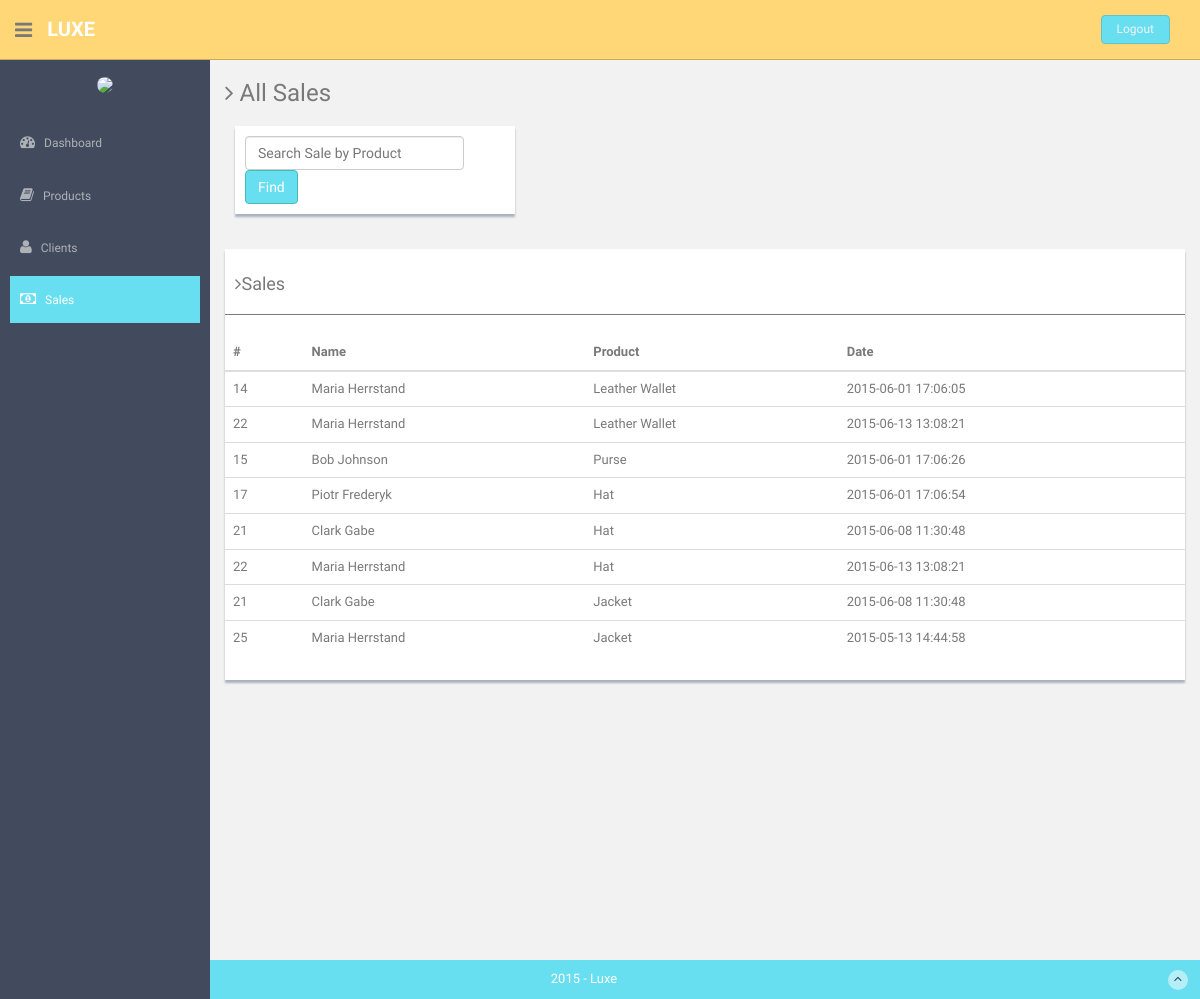
Page /sales.php (signed in) on the committed database.
### tables this page shows
CREATE TABLE `Clients` (
`ClientId` int(4) NOT NULL,
  `ClientName` varchar(20) NOT NULL,
  `ClientSurname` varchar(20) NOT NULL,
  `ClientMail` varchar(30) NOT NULL,
  `ClientPhone` varchar(11) NOT NULL DEFAULT '',
  `ClientAddress` varchar(30) NOT NULL,
  `ClientBuyRate` double(7,2) NOT NULL,
  `ClientActive` enum('YES','NO') NOT NULL DEFAULT 'YES'
);

CREATE TABLE `Sales` (
`SalesId` int(11) NOT NULL,
  `IdClient` int(11) NOT NULL,
  `EmployeeID` int(11) NOT NULL,
  `SaleDate` timestamp NULL DEFAULT CURRENT_TIMESTAMP
);

CREATE TABLE `Products` (
`ProdId` int(4) NOT NULL,
  `ProdName` varchar(20) NOT NULL,
  `ProdPrice` decimal(6,2) NOT NULL,
  `ProdUnits` int(2) NOT NULL,
  `ProdActive` enum('YES','NO') NOT NULL DEFAULT 'YES'
);

### functions.php (called while the page is built, shortened)
<?php
	function viewSales(){
      $db = Database::connect();
      $db->setAttribute(PDO::ATTR_ERRMODE, PDO::ERRMODE_EXCEPTION);
      $stmt = $db->query('SELECT Sales.SalesId, Clients.ClientName, Clients.ClientSurname, Products.ProdName, Sales.SaleDate
		FROM Clients, Sales, ProductsBySales, Products
		WHERE Sales.IdClient = Clients.ClientId
		AND Sales.SalesId = ProductsBySales.IdSale
		AND ProductsBySales.IdProduct = Products.ProdId');
      return $stmt;
	}
?>

### sales.php (the view, shortened to what this page needs)
<?php require_once 'functions.php';?>
<!DOCTYPE html>
<html lang="en">
  <head>
    <link href="assets/css/bootstrap.css" rel="stylesheet">
    <link href="assets/font-awesome/css/font-awesome.css" rel="stylesheet" />
    <link href="assets/css/style.css" rel="stylesheet">
    <link href="assets/css/style-responsive.css" rel="stylesheet">
  </head>
  <body>
  <section id="container" >
      <header class="header black-bg">
              <div class="sidebar-toggle-box">
                  <div class="fa fa-bars tooltips" data-placement="right" data-original-title="Toggle Navigation"></div>
              </div>
            <a href="index.php" class="logo"><b>Luxe</b></a>
            <div class="top-menu">
            	<ul class="nav pull-right top-menu">
                    <li><a class="logout" href="login.php">Logout</a></li>
            	</ul>
            </div>
        </header>
      <aside>
          <div id="sidebar"  class="nav-collapse ">
              <ul class="sidebar-menu" id="nav-accordion">
              	  <p class="centered"><img src="assets/img/ui-juan.jpg" class="img-circle" width="60"></p>
                  <li class="mt">
                      <a href="index.php">
                          <i class="fa fa-dashboard"></i>
                          <span>Dashboard</span>
                      </a>
                  </li>
                  <li class="sub-menu">
                      <a href="javascript:;" >
                          <i class="fa fa-book"></i>
                          <span>Products</span>
                      </a>
                  </li>
                  <li class="sub-menu">
                      <a href="javascript:;" >
                          <i class="fa fa-user"></i>
                          <span>Clients</span>
                      </a>
                  </li>
                  <li class="sub-menu">
                      <a class="active" href="sales.php">
                          <i class="fa fa-money"></i>
                          <span>Sales</span>
                      </a>
                  </li>
              </ul>
          </div>
      </aside>
      <section id="main-content">
          <section class="wrapper site-min-height">
          	<h3><i class="fa fa-angle-right"></i> All Sales</h3>
				<div class="row">
					<div class="col-md-4">
						<div class="form-panel">
							<form class="form-inline">
								<div class="form-group">
									<input type="text" class="form-control" name="saleSomething" id="saleSomething" placeholder="Search Sale by Product">
								</div>
								<span id="saleFinder" class="btn btn-theme">Find</span>
							</form>
						</div>
					</div>
				</div>
          	<div class="row mt">
          		<div class="col-md-12">
	                  	  <div class="content-panel">
	                  	  	  <h4><i class="fa fa-angle-right"></i>Sales</h4>
	                  	  	  <hr>
		                      <table class="table table-hover">
                              <thead>
                                 <tr>
                                    <th>#</th>
                                    <th>Name</th>
                                    <th>Product</th>
                                    <th>Date</th>
                                 </tr>
                              </thead>
                              <tbody>
                                 <?php
                                    $results = viewSales();
                                    if($results -> rowCount()<=0){
                                       echo '<tr><td>No clients available</td></tr>';
                                    }else{
                                       foreach ($results as $row) {
                                          echo '<tr>';
                                          echo '<td>'.$row['SalesId']. '</td>';
                                          echo '<td>'.$row['ClientName'].' '.$row['ClientSurname'].'</td>';
                                          echo '<td>'.$row['ProdName'].'</td>';
                                          echo '<td>'.$row['SaleDate'].'</td>';
                                          echo '</tr>';
                                       }
                                    }
                                 ?>
                              </tbody>
                            </table>
	                  	  </div>
	            </div>
          	</div>
		</section>
      </section>
      <footer class="site-footer">
          <div class="text-center">
              2015 - Luxe
              <a href="clients.php#" class="go-top">
                  <i class="fa fa-angle-up"></i>
              </a>
          </div>
      </footer>
  </section>
  </body>
</html>

### assets/css/style.css (style rules this page uses)
body { color: #797979; background: #f2f2f2; font-family: 'Ruda', sans-serif; padding: 0px !important; margin: 0px !important; font-size:13px; }
ul li { list-style: none; }
a, a:hover, a:focus { text-decoration: none; outline: none; }
#container { width: 100%; height: 100%; }
.btn-theme { color: #fff; background-color: #68dff0; border-color: #48bcb4; }
hr { margin-top: 20px; margin-bottom: 20px; border: 0; border-top: 1px solid #797979; }
.centered { text-align: center; }
.mt { margin-top: 25px; }
ul.top-menu > li > .logout { color: #f2f2f2; font-size: 12px; border-radius: 4px; -webkit-border-radius: 4px; border: 1px solid #64c3c2 !important; padding: 5px 15px; margin-right: 15px; background: #68dff0; margin-top: 15px; }
#sidebar { width: 210px; height: 100%; position: fixed; background: #424a5d; }
#sidebar ul li { position: relative; }
ul.sidebar-menu , ul.sidebar-menu li ul.sub { margin: -2px 0 0; padding: 0; }
ul.sidebar-menu { margin-top: 75px; }
ul.sidebar-menu li { margin-bottom: 5px; margin-left:10px; margin-right:10px; }
ul.sidebar-menu li.sub-menu { line-height: 15px; }
ul.sidebar-menu li a span { display: inline-block; }
ul.sidebar-menu li a { color: #aeb2b7; text-decoration: none; display: block; padding: 15px 0 15px 10px; font-size: 12px; outline: none; -webkit-transition: all 0.3s ease; -moz-transition: all 0.3s ease; -o-transition: all 0.3s ease; -ms-transition: all 0.3s ease; transition: all 0.3s ease; }
ul.sidebar-menu li a.active, ul.sidebar-menu li a:hover, ul.sidebar-menu li a:focus { background: #68dff0; color: #fff; display: block; -webkit-transition: all 0.3s ease; -moz-transition: all 0.3s ease; -o-transition: all 0.3s ease; -ms-transition: all 0.3s ease; transition: all 0.3s ease; }
ul.sidebar-menu li a i { font-size: 15px; padding-right: 6px; }
ul.sidebar-menu li a.active i { color: #fff; }
#main-content { margin-left: 210px; }
.header, .footer { min-height: 60px; padding: 0 15px; }
.header { position: fixed; left: 0; right: 0; z-index: 1002; }
.black-bg { background: #ffd777; border-bottom: 1px solid #c9aa5f; }
.wrapper { display: inline-block; margin-top: 60px; padding-left: 15px; padding-right: 15px; padding-bottom: 15px; padding-top: 0px; width: 100%; }
a.logo { font-size: 20px; color: #ffffff; float: left; margin-top: 15px; text-transform: uppercase; }
a.logo b { font-weight: 900; }
#top_menu .nav > li, ul.top-menu > li { float: left; }
ul.top-menu > li > a { color: #666666; font-size: 16px; border-radius: 4px; -webkit-border-radius: 4px; border:1px solid #666666 !important; padding: 2px 6px; margin-right: 15px; }
.sidebar-toggle-box { float: left; padding-right: 15px; margin-top: 20px; }
.sidebar-toggle-box .fa-bars { cursor: pointer; display: inline-block; font-size: 20px; }
.content-panel { background: #ffffff; box-shadow: 0px 3px 2px #aab2bd; padding-top: 15px; padding-bottom: 5px; }
.content-panel h4 { margin-left: 10px; }
.form-panel { background: #ffffff; margin: 10px; padding: 10px; box-shadow: 0px 3px 2px #aab2bd; text-align: left; }
.site-footer { background: #68dff0; color: #fff; padding: 10px 0; }
.go-top { margin-right: 1%; float: right; background: rgba(255,255,255,.5); width: 20px; height: 20px; border-radius: 50%; -webkit-border-radius: 50%; }
.go-top i { color: #2A3542; }
.site-min-height { min-height: 900px; }

### rows in the picture
clients: sales.SalesId "14", ClientName "Maria", ClientSurname "Herrstand", products.ProdName "Leather Wallet", sales.SaleDate "2015-06-01 17:06:05", sales.SalesId "22", sales.SaleDate "2015-06-13 13:08:21", products.ProdName "Hat", sales.SalesId "25", products.ProdName "Jacket", sales.SaleDate "2015-05-13 14:44:58"
clients: sales.SalesId "15", ClientName "Bob", ClientSurname "Johnson", products.ProdName "Purse", sales.SaleDate "2015-06-01 17:06:26"
clients: sales.SalesId "17", ClientName "Piotr", ClientSurname "Frederyk", products.ProdName "Hat", sales.SaleDate "2015-06-01 17:06:54"
clients: sales.SalesId "21", ClientName "Clark", ClientSurname "Gabe", products.ProdName "Hat", sales.SaleDate "2015-06-08 11:30:48", products.ProdName "Jacket"
